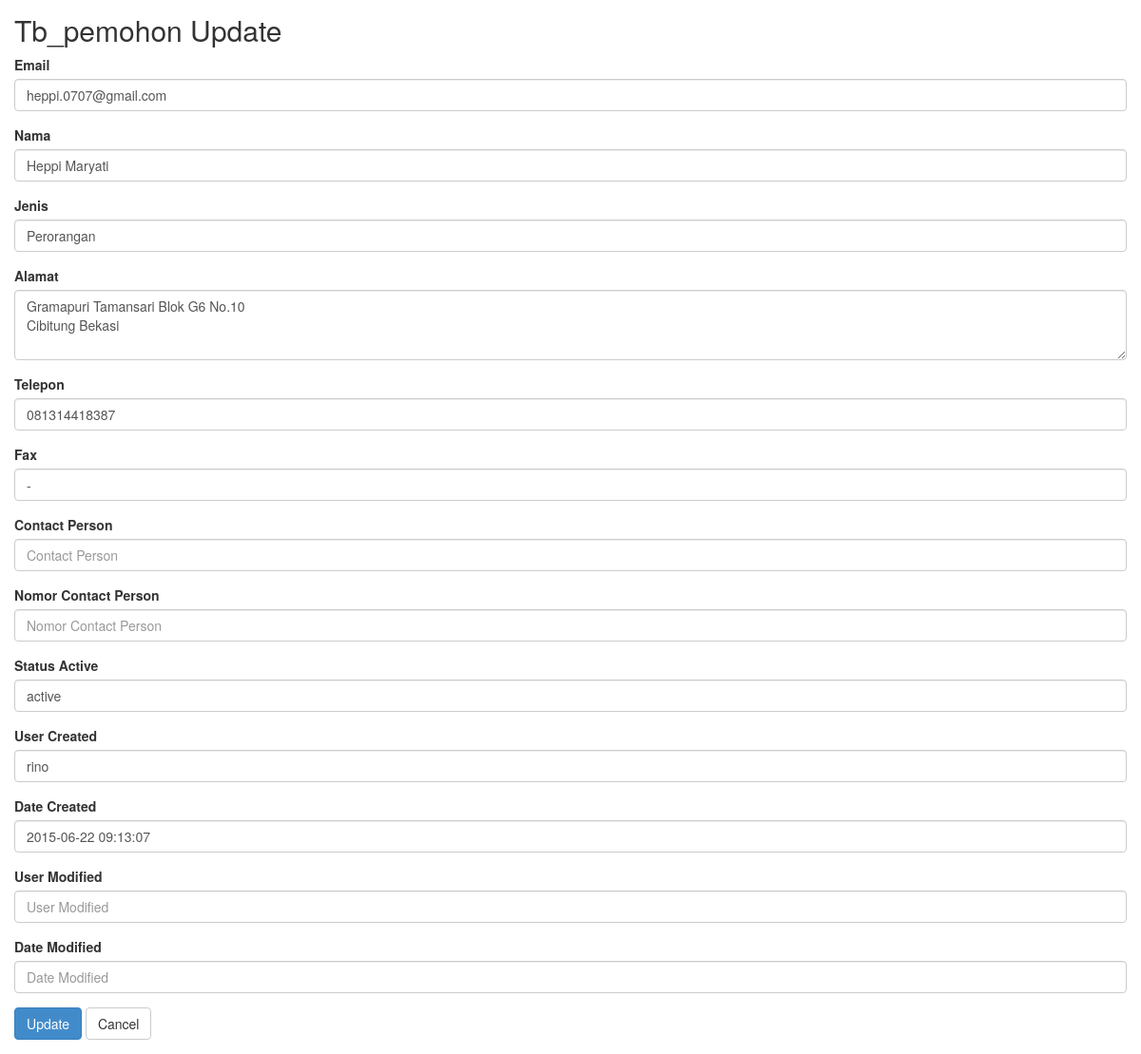
Page /tb_pemohon/update/58.html on the committed database.
### tables this page shows
CREATE TABLE `tb_pemohon` (
  `id` int(11) NOT NULL AUTO_INCREMENT,
  `email` varchar(100) DEFAULT NULL,
  `nama` varchar(100) DEFAULT NULL,
  `jenis` varchar(255) DEFAULT NULL,
  `alamat` text,
  `telepon` varchar(255) DEFAULT NULL,
  `fax` varchar(255) DEFAULT NULL,
  `contact_person` varchar(100) NOT NULL,
  `nomor_contact_person` varchar(200) NOT NULL,
  `status_active` varchar(10) DEFAULT NULL,
  `user_created` varchar(20) DEFAULT NULL,
  `date_created` datetime DEFAULT NULL,
  `user_modified` varchar(20) DEFAULT NULL,
  `date_modified` datetime DEFAULT NULL,
  PRIMARY KEY (`id`)
);

### application/controllers/Tb_pemohon.php (called while the page is built, shortened)
<?php
class Tb_pemohon extends CI_Controller
{
    function __construct()
    {
        $this->load->model('Tb_pemohon_model');
        $this->load->library('form_validation');
    }
    public function update($id)
    {
        $row = $this->Tb_pemohon_model->get_by_id($id);
        if ($row) {
            $data = array(
                'button' => 'Update',
                'action' => site_url('tb_pemohon/update_action'),
		'id' => set_value('id', $row->id),
		'email' => set_value('email', $row->email),
		'nama' => set_value('nama', $row->nama),
		'jenis' => set_value('jenis', $row->jenis),
		'alamat' => set_value('alamat', $row->alamat),
		'telepon' => set_value('telepon', $row->telepon),
		'fax' => set_value('fax', $row->fax),
		'contact_person' => set_value('contact_person', $row->contact_person),
		'nomor_contact_person' => set_value('nomor_contact_person', $row->nomor_contact_person),
		'status_active' => set_value('status_active', $row->status_active),
		'user_created' => set_value('user_created', $row->user_created),
		'date_created' => set_value('date_created', $row->date_created),
		'user_modified' => set_value('user_modified', $row->user_modified),
		'date_modified' => set_value('date_modified', $row->date_modified),
	    );
            $this->load->view('tb_pemohon/tb_pemohon_form', $data);
        } else {
            $this->session->set_flashdata('message', 'Record Not Found');
            redirect(site_url('tb_pemohon'));
        }
    }
}

### index.php (called while the page is built, shortened)
<?php
require_once BASEPATH.'core/CodeIgniter.php';

### application/models/Tb_pemohon_model.php (called while the page is built, shortened)
<?php
class Tb_pemohon_model extends CI_Model
{
    public $table = 'tb_pemohon';
    public $id = 'id';
    function get_by_id($id)
    {
        $this->db->where($this->id, $id);
        return $this->db->get($this->table)->row();
    }
}

### application/views/tb_pemohon/tb_pemohon_form.php (the view, shortened to what this page needs)
<!doctype html>
<html>
    <head>
        <link rel="stylesheet" href="<?php echo base_url('assets/bootstrap/css/bootstrap.min.css') ?>"/>
    </head>
    <body>
        <h2 style="margin-top:0px">Tb_pemohon <?php echo $button ?></h2>
        <form action="<?php echo $action; ?>" method="post">
	    <div class="form-group">
            <label for="varchar">Email <?php echo form_error('email') ?></label>
            <input type="text" class="form-control" name="email" id="email" placeholder="Email" value="<?php echo $email; ?>" />
        </div>
	    <div class="form-group">
            <label for="varchar">Nama <?php echo form_error('nama') ?></label>
            <input type="text" class="form-control" name="nama" id="nama" placeholder="Nama" value="<?php echo $nama; ?>" />
        </div>
	    <div class="form-group">
            <label for="varchar">Jenis <?php echo form_error('jenis') ?></label>
            <input type="text" class="form-control" name="jenis" id="jenis" placeholder="Jenis" value="<?php echo $jenis; ?>" />
        </div>
	    <div class="form-group">
            <label for="alamat">Alamat <?php echo form_error('alamat') ?></label>
            <textarea class="form-control" rows="3" name="alamat" id="alamat" placeholder="Alamat"><?php echo $alamat; ?></textarea>
        </div>
	    <div class="form-group">
            <label for="varchar">Telepon <?php echo form_error('telepon') ?></label>
            <input type="text" class="form-control" name="telepon" id="telepon" placeholder="Telepon" value="<?php echo $telepon; ?>" />
        </div>
	    <div class="form-group">
            <label for="varchar">Fax <?php echo form_error('fax') ?></label>
            <input type="text" class="form-control" name="fax" id="fax" placeholder="Fax" value="<?php echo $fax; ?>" />
        </div>
	    <div class="form-group">
            <label for="varchar">Contact Person <?php echo form_error('contact_person') ?></label>
            <input type="text" class="form-control" name="contact_person" id="contact_person" placeholder="Contact Person" value="<?php echo $contact_person; ?>" />
        </div>
	    <div class="form-group">
            <label for="varchar">Nomor Contact Person <?php echo form_error('nomor_contact_person') ?></label>
            <input type="text" class="form-control" name="nomor_contact_person" id="nomor_contact_person" placeholder="Nomor Contact Person" value="<?php echo $nomor_contact_person; ?>" />
        </div>
	    <div class="form-group">
            <label for="varchar">Status Active <?php echo form_error('status_active') ?></label>
            <input type="text" class="form-control" name="status_active" id="status_active" placeholder="Status Active" value="<?php echo $status_active; ?>" />
        </div>
	    <div class="form-group">
            <label for="varchar">User Created <?php echo form_error('user_created') ?></label>
            <input type="text" class="form-control" name="user_created" id="user_created" placeholder="User Created" value="<?php echo $user_created; ?>" />
        </div>
	    <div class="form-group">
            <label for="datetime">Date Created <?php echo form_error('date_created') ?></label>
            <input type="text" class="form-control" name="date_created" id="date_created" placeholder="Date Created" value="<?php echo $date_created; ?>" />
        </div>
	    <div class="form-group">
            <label for="varchar">User Modified <?php echo form_error('user_modified') ?></label>
            <input type="text" class="form-control" name="user_modified" id="user_modified" placeholder="User Modified" value="<?php echo $user_modified; ?>" />
        </div>
	    <div class="form-group">
            <label for="datetime">Date Modified <?php echo form_error('date_modified') ?></label>
            <input type="text" class="form-control" name="date_modified" id="date_modified" placeholder="Date Modified" value="<?php echo $date_modified; ?>" />
        </div>
	    <button type="submit" class="btn btn-primary"><?php echo $button ?></button>
	    <a href="<?php echo site_url('tb_pemohon') ?>" class="btn btn-default">Cancel</a>
	</form>
    </body>
</html>

### application/views/tb_pemohon/tb_pemohon_form.php (style rules this page uses)
body { padding: 15px; }

### rows in the picture
tb_pemohon: email "heppi.0707@gmail.com", nama "Heppi Maryati", jenis "Perorangan", alamat "Gramapuri Tamansari Blok G6 No.10 Cibitung Bekasi", telepon "081314418387", fax "-", status_active "active", user_created "rino", date_created "2015-06-22 09:13:07"

### other values in the picture
$button "Update"
